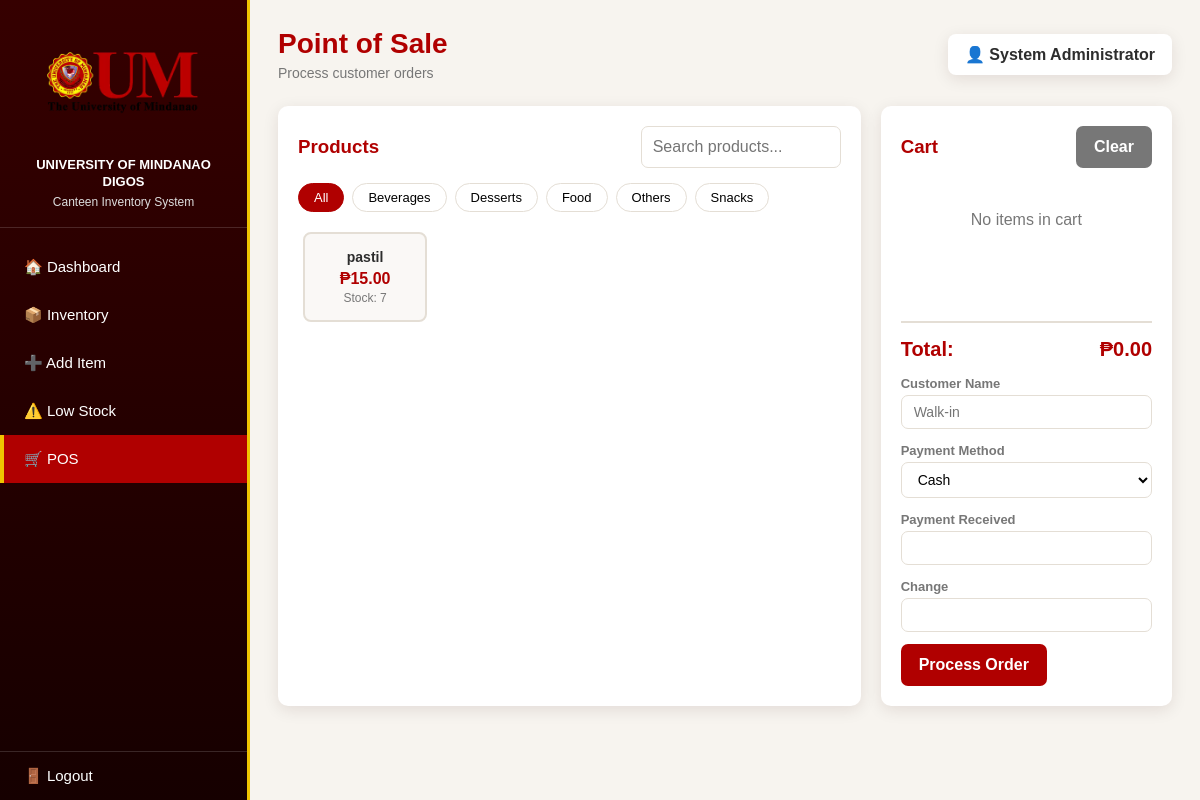
The app's page /pos.php (signed in) with its own data.
### tables this page shows
CREATE TABLE `categories` (
  `category_id` int(11) NOT NULL,
  `name` varchar(50) NOT NULL,
  `description` text DEFAULT NULL,
  `created_at` datetime DEFAULT current_timestamp()
);

CREATE TABLE `items` (
  `item_id` int(11) NOT NULL,
  `name` varchar(100) NOT NULL,
  `category_id` int(11) DEFAULT NULL,
  `price` decimal(10,2) NOT NULL DEFAULT 0.00,
  `stock` int(11) NOT NULL DEFAULT 0,
  `description` text DEFAULT NULL,
  `reorder_level` int(11) DEFAULT 10,
  `created_by` int(11) DEFAULT NULL,
  `created_at` datetime DEFAULT current_timestamp(),
  `updated_by` int(11) DEFAULT NULL,
  `updated_at` datetime DEFAULT NULL
);

### functions.php (called while the page is built, shortened)
<?php
function getCategories($pdo) {
    $stmt = $pdo->query("SELECT * FROM categories ORDER BY name");
    return $stmt->fetchAll();
}
function getAllItems($pdo) {
    $stmt = $pdo->query("
        SELECT i.*, c.name as category_name,
        CASE
            WHEN i.stock <= 0 THEN 'out_of_stock'
            WHEN i.stock <= i.reorder_level THEN 'low_stock'
            ELSE 'available'
        END as status
        FROM items i
        LEFT JOIN categories c ON i.category_id = c.category_id
        ORDER BY i.name
    ");
    return $stmt->fetchAll();
}
?>

### pos.php (the view, shortened to what this page needs)
<?php
require_once 'database.php';
require_once 'functions.php';
$pdo = getDBConnection();
$items = getAllItems($pdo);
$categories = getCategories($pdo);
$availableItems = array_filter($items, function($item) {
    return $item['stock'] > 0;
});
?>
<!DOCTYPE html>
<html lang="en">
<head>
    <link rel="stylesheet" href="style.css">
    <link rel="stylesheet" href="pos.css">
</head>
<body>
<div class="layout">
    <aside class="sidebar">
        <div class="sidebar-logo">
            <div class="logo-frame"><img src="assets/um-logo.png" alt="University of Mindanao logo"></div>
            <div class="university-name">UNIVERSITY OF MINDANAO DIGOS</div>
            <div class="system-name">Canteen Inventory System</div>
        </div>
        <nav class="menu">
            <button onclick="location.href='dashboard.php'">🏠 Dashboard</button>
            <button onclick="location.href='inventory.php'">📦 Inventory</button>
            <button onclick="location.href='add-item.php'">➕ Add Item</button>
            <button onclick="location.href='inventory.php?filter=low'">⚠️ Low Stock</button>
            <button class="active" onclick="location.href='pos.php'">🛒 POS</button>
        </nav>
        <button class="logout" onclick="location.href='logout.php'">🚪 Logout</button>
    </aside>
    <main class="main-content">
        <header class="topbar">
            <div><h1>Point of Sale</h1><p>Process customer orders</p></div>
            <div class="admin">👤 <strong><?= htmlspecialchars($_SESSION['full_name'] ?? 'Admin') ?></strong></div>
        </header>
        <div class="pos-container">
            <div class="pos-products">
                <div class="pos-header">
                    <h3>Products</h3>
                    <input type="text" id="productSearch" placeholder="Search products..." class="search">
                </div>
                <div class="category-filters">
                    <button class="filter-btn active" data-category="all">All</button>
                    <?php foreach ($categories as $category): ?>
                        <button class="filter-btn" data-category="<?= $category['category_id'] ?>">
                            <?= htmlspecialchars($category['name']) ?>
                        </button>
                    <?php endforeach; ?>
                </div>
                <div class="product-grid" id="productGrid">
                    <?php foreach ($availableItems as $item): ?>
                        <div class="product-item"
                             data-id="<?= $item['item_id'] ?>"
                             data-category="<?= $item['category_id'] ?>"
                             data-price="<?= $item['price'] ?>"
                             data-stock="<?= $item['stock'] ?>"
                             data-name="<?= htmlspecialchars($item['name']) ?>">
                            <div class="product-name"><?= htmlspecialchars($item['name']) ?></div>
                            <div class="product-price">₱<?= number_format($item['price'], 2) ?></div>
                            <div class="product-stock">Stock: <?= $item['stock'] ?></div>
                        </div>
                    <?php endforeach; ?>
                </div>
            </div>
            <div class="pos-cart">
                <div class="pos-header">
                    <h3>Cart</h3>
                    <button class="secondary-button" onclick="clearCart()">Clear</button>
                </div>
                <div class="cart-items" id="cartItems">
                    <p class="empty">No items in cart</p>
                </div>
                <div class="cart-summary">
                    <div class="cart-total">
                        <span>Total:</span>
                        <span id="cartTotal">₱0.00</span>
                    </div>
                    <form method="POST" action="" id="posForm">
                        <div class="form-group">
                            <label class="form-label" for="customer_name">Customer Name</label>
                            <input type="text" name="customer_name" id="customer_name" placeholder="Walk-in" class="form-control">
                        </div>
                        <div class="form-group">
                            <label class="form-label" for="payment_method">Payment Method</label>
                            <select name="payment_method" id="payment_method" class="form-control">
                                <option value="cash">Cash</option>
                            </select>
                        </div>
                        <div class="form-group">
                            <label class="form-label" for="paymentReceived">Payment Received</label>
                            <input type="number" name="payment_received" id="paymentReceived" step="0.01" class="form-control" oninput="calculateChange()">
                        </div>
                        <div class="form-group">
                            <label class="form-label" for="changeAmount">Change</label>
                            <input type="number" name="change_amount" id="changeAmount" step="0.01" class="form-control" readonly>
                        </div>
                        <button type="submit" name="process_order" class="primary-button" id="checkoutBtn" disabled>Process Order</button>
                    </form>
                </div>
            </div>
        </div>
    </main>
</div>
</body>
</html>

### style.css (style rules this page uses)
:root { --um-red: #b00000; --um-dark-red: #780000; --um-deep: #300000; --um-gold: #f0c400; --bg: #f7f4ef; --white: #ffffff; --text: #2d2d2d; --muted: #777; --border: #e4ded5; --green: #238636; --orange: #c77700; --danger: #c62828; --shadow: 0 4px 16px rgba(48, 0, 0, 0.10); }
* { box-sizing: border-box; margin: 0; padding: 0; font-family: Arial, Helvetica, sans-serif; }
body { background: var(--bg); color: var(--text); }
button, input, select, textarea { font: inherit; }
button, a { -webkit-tap-highlight-color: transparent; }
.logo-frame { background: #000; border-radius: 8px; padding: 8px; display: inline-block; }
.form-label { display: block; text-align: left; font-weight: bold; margin: 14px 0 7px; }
.form-control { width: 100%; padding: 12px; border: 1px solid var(--border); border-radius: 7px; outline: none; background: #fff; }
.primary-button { border: 0; background: var(--um-red); color: #fff; padding: 12px 18px; border-radius: 7px; cursor: pointer; font-weight: bold; transition: .2s; text-decoration: none; display: inline-block; }
.secondary-button { border: 0; background: #777; color: #fff; padding: 12px 18px; border-radius: 7px; cursor: pointer; font-weight: bold; transition: .2s; text-decoration: none; display: inline-block; }
.layout { min-height: 100vh; display: flex; }
.sidebar { width: 250px; min-height: 100vh; position: fixed; inset: 0 auto 0 0; background: linear-gradient(180deg, #360000, #160000); color: #fff; display: flex; flex-direction: column; z-index: 10; border-right: 3px solid var(--um-gold); }
.sidebar-logo { padding: 18px 15px; text-align: center; border-bottom: 1px solid rgba(255,255,255,.15); }
.sidebar-logo .logo-frame { max-width: 210px; background: transparent; padding: 0; }
.sidebar-logo img { width: 100%; display: block; }
.university-name { color: #fff; font-weight: bold; font-size: 13px; margin-top: 9px; line-height: 1.3; }
.system-name { color: #ddd; font-size: 12px; margin-top: 4px; }
.menu { padding-top: 15px; flex: 1; }
.menu button { width: 100%; border: 0; background: transparent; color: #fff; text-align: left; padding: 15px 24px; cursor: pointer; transition: .2s; font-size: 15px; }
.menu button.active { background: var(--um-red); border-left: 4px solid var(--um-gold); padding-left: 20px; }
.logout { width: 100%; border: 0; background: transparent; color: #fff; text-align: left; padding: 15px 24px; cursor: pointer; transition: .2s; font-size: 15px; margin-top: auto; border-top: 1px solid rgba(255,255,255,.15); }
.main-content { margin-left: 250px; padding: 28px; flex: 1; min-height: 100vh; }
.topbar { display: flex; justify-content: space-between; align-items: center; margin-bottom: 25px; gap: 15px; flex-wrap: wrap; }
.topbar h1 { color: var(--um-red); margin-bottom: 5px; font-size: 28px; }
.topbar p { color: var(--muted); font-size: 14px; }
.admin { background: #fff; padding: 11px 17px; border-radius: 8px; box-shadow: var(--shadow); white-space: nowrap; }
.form-group { margin-bottom: 18px; }
.search { width: 300px; max-width: 100%; padding: 11px; border: 1px solid var(--border); border-radius: 7px; outline: none; margin-bottom: 18px; }
.empty { text-align: center; padding: 28px; color: var(--muted); }

### records on screen
categories: name "Beverages"
categories: name "Desserts"
categories: name "Food"
categories: name "Others"
categories: name "Snacks"
items: name "pastil", price "15.00", stock "7"

### other values on screen
$_SESSION['full_name'] "System Administrator"
